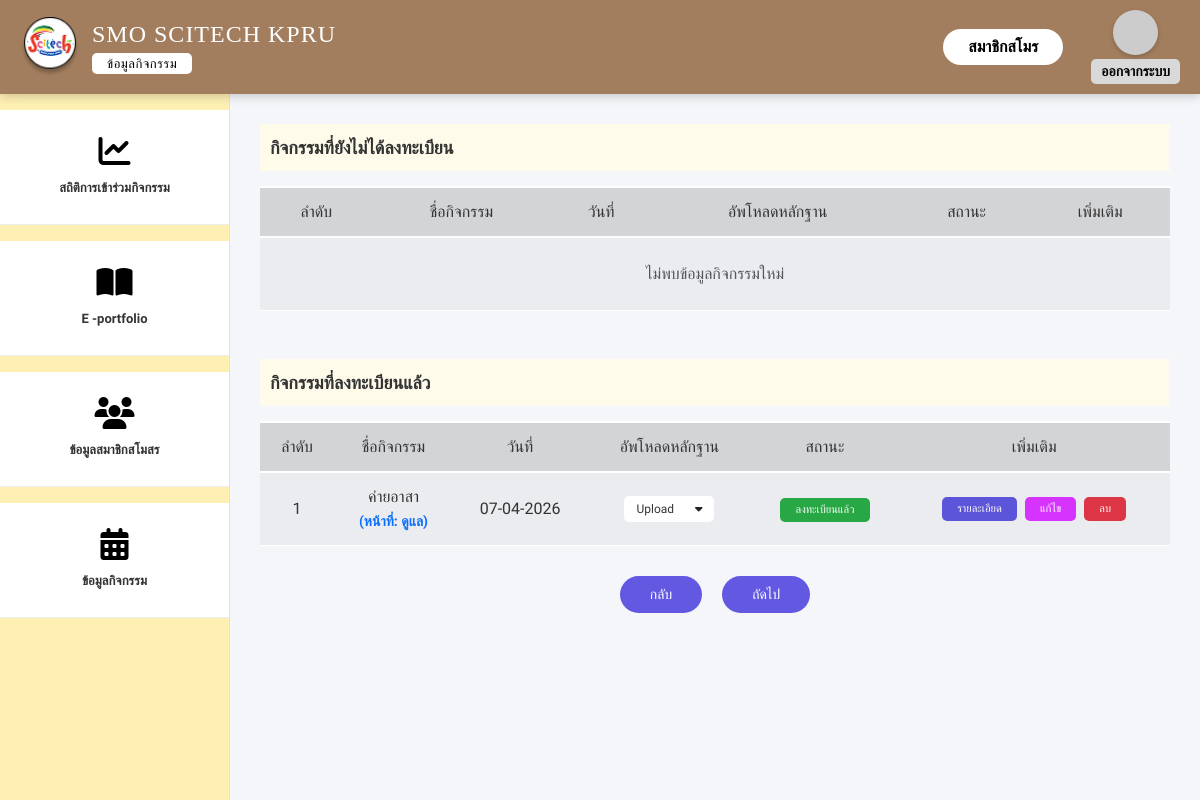
The app's page /activity.php (signed in), older data.
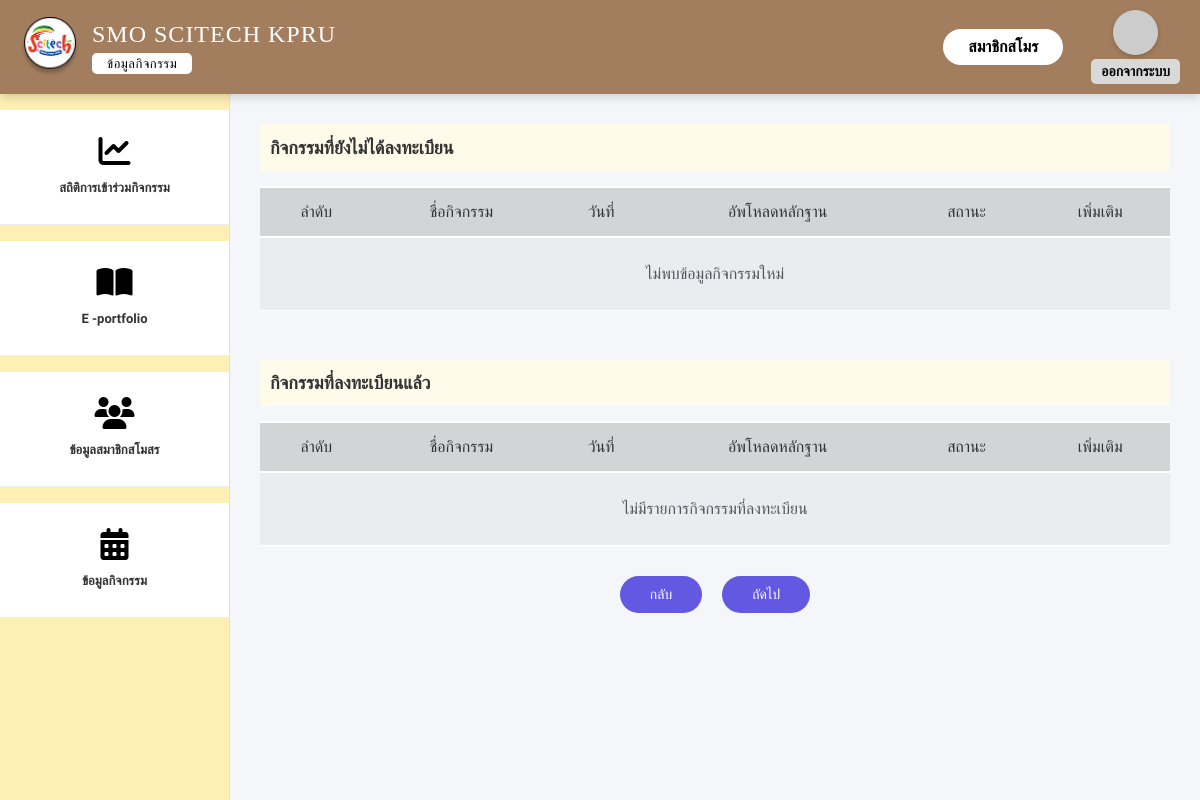
The same page, newer data.
### tables this page shows
CREATE TABLE `activity_registrations` (
  `registration_id` int(11) NOT NULL,
  `user_id` int(11) NOT NULL,
  `activity_id` int(11) NOT NULL,
  `task_id` int(11) DEFAULT NULL COMMENT 'หน้าที่ที่เลือก (ถ้ามี)',
  `registration_status` enum('pending','approved','rejected','cancelled') NOT NULL DEFAULT 'pending',
  `participation_status` enum('waiting','passed','not_passed') DEFAULT 'waiting' COMMENT 'สถานะผลการเข้าร่วม (ผ่าน/ไม่ผ่าน) ตามข้อ 5.4',
  `registered_at` timestamp NOT NULL DEFAULT current_timestamp()
);

CREATE TABLE `activities` (
  `activity_id` int(11) NOT NULL,
  `title` varchar(255) NOT NULL,
  `description` text DEFAULT NULL,
  `location` varchar(255) DEFAULT NULL,
  `start_date` datetime NOT NULL,
  `end_date` datetime NOT NULL,
  `hours_count` int(11) DEFAULT 0 COMMENT 'จำนวนชั่วโมงกิจกรรม (สำหรับ Transcript กยศ.)',
  `cover_image` varchar(255) DEFAULT NULL,
  `status` enum('open','closed','completed') NOT NULL DEFAULT 'open',
  `created_by` int(11) NOT NULL COMMENT 'Link to users.user_id (ผู้สร้างกิจกรรม)',
  `created_at` timestamp NOT NULL DEFAULT current_timestamp(),
  `updated_at` timestamp NOT NULL DEFAULT current_timestamp() ON UPDATE current_timestamp(),
  `allowed_year_level` text DEFAULT NULL COMMENT 'ชั้นปีที่อนุญาตให้เข้าร่วม',
  `allowed_academic_year` text DEFAULT NULL COMMENT 'ปีการศึกษาที่อนุญาต',
  `allowed_department` text DEFAULT NULL COMMENT 'สาขาวิชาที่อนุญาต'
);

CREATE TABLE `activity_tasks` (
  `task_id` int(11) NOT NULL,
  `activity_id` int(11) NOT NULL,
  `task_name` varchar(100) NOT NULL,
  `task_detail` text DEFAULT NULL,
  `capacity` int(11) DEFAULT 0 COMMENT 'จำนวนที่รับสมัครในตำแหน่งนี้'
);

### activity.php (the view, shortened to what the changed rows need)
<?php
include 'db.php';
$user_id = $_SESSION['user_id'];
$user_year_level = $_SESSION['year_level'] ?? '';
$user_academic_year = $_SESSION['academic_year'] ?? '';
$user_department = $_SESSION['department'] ?? '';
$sql = "SELECT a.*,
               ar.registration_id,
               ar.registration_status,
               t.task_name,
               (SELECT SUM(capacity) FROM activity_tasks WHERE activity_id = a.activity_id) as total_capacity,
               (SELECT COUNT(*) FROM activity_registrations WHERE activity_id = a.activity_id AND registration_status != 'cancelled') as current_registrations
        FROM activities a
        LEFT JOIN activity_registrations ar ON a.activity_id = ar.activity_id AND ar.user_id = ?
        LEFT JOIN activity_tasks t ON ar.task_id = t.task_id
        WHERE (a.allowed_year_level IS NULL OR a.allowed_year_level = '' OR a.allowed_year_level LIKE CONCAT('%', ?, '%'))
        AND (a.allowed_academic_year IS NULL OR a.allowed_academic_year = '' OR a.allowed_academic_year LIKE CONCAT('%', ?, '%'))
        AND (a.allowed_department IS NULL OR a.allowed_department = '' OR a.allowed_department LIKE CONCAT('%', ?, '%'))
        ORDER BY a.start_date DESC";
$stmt = $conn->prepare($sql);
$stmt->bind_param("isss", $user_id, $user_year_level, $user_academic_year, $user_department);
$stmt->execute();
$result = $stmt->get_result();
?>
<!DOCTYPE html>
<html lang="th">
<head>
    <link href="https://cdn.jsdelivr.net/npm/bootstrap@5.3.0/dist/css/bootstrap.min.css" rel="stylesheet">
    <link href="https://cdnjs.cloudflare.com/ajax/libs/font-awesome/6.4.0/css/all.min.css" rel="stylesheet">
</head>
<body>
    <div class="wrapper">
        <div class="main-wrapper">
            <main class="content-area">
                <?php
                $registered_activities = [];
                $unregistered_activities = [];
                if ($result && $result->num_rows > 0) {
                    while ($row = $result->fetch_assoc()) {
                        if (!empty($row['registration_id'])) {
                            $registered_activities[] = $row;
                        } else {
                            $unregistered_activities[] = $row;
                        }
                    }
                }
                ?>
                <div class="table-container-box mb-5">
                    <div class="table-responsive">
                        <table class="custom-table">
                            <thead>
                                <tr>
                                    <th>ลำดับ</th>
                                    <th>ชื่อกิจกรรม</th>
                                    <th>วันที่</th>
                                    <th>อัพโหลดหลักฐาน</th>
                                    <th>สถานะ</th>
                                    <th>เพิ่มเติม</th>
                                </tr>
                            </thead>
                        </table>
                    </div>
                </div>
                <div class="table-container-box">
                    <div class="table-responsive">
                        <table class="custom-table">
                            <thead>
                                <tr>
                                    <th>ลำดับ</th>
                                    <th>ชื่อกิจกรรม</th>
                                    <th>วันที่</th>
                                    <th>อัพโหลดหลักฐาน</th>
                                    <th>สถานะ</th>
                                    <th>เพิ่มเติม</th>
                                </tr>
                            </thead>
                            <tbody>
                                <?php if (!empty($registered_activities)): $i = 1; ?>
                                    <?php foreach ($registered_activities as $row):
                                        $date_display = date('d-m-Y', strtotime($row['start_date']));
                                        if ($row['registration_status'] == 'pending') {
                                            $status_class = 'status-badge-yellow';
                                            $status_text = 'รอการอนุมัติ';
                                        } elseif ($row['registration_status'] == 'approved') {
                                            $status_class = 'status-badge-green';
                                            $status_text = 'ลงทะเบียนแล้ว';
                                        } else {
                                            $status_class = 'status-badge-gray';
                                            $status_text = ucfirst($row['registration_status']);
                                        }
                                    ?>
                                    <tr>
                                        <td><?php echo $i++; ?></td>
                                        <td>
                                            <?php echo htmlspecialchars($row['title']); ?>
                                            <?php if(!empty($row['task_name'])): ?>
                                                <br><small class="text-primary fw-bold">(หน้าที่: <?php echo htmlspecialchars($row['task_name']); ?>)</small>
                                            <?php endif; ?>
                                        </td>
                                        <td><?php echo $date_display; ?></td>
                                        <td>
                                            <a href="upload_evidence.php?reg_id=<?php echo $row['registration_id']; ?>"
                                                class="btn-upload-custom">
                                                Upload <i class="fas fa-caret-down text-dark"></i>
                                            </a>
                                        </td>
                                        <td>
                                            <span class="<?php echo $status_class; ?>"><?php echo $status_text; ?></span>
                                        </td>
                                        <td>
                                            <div class="d-flex justify-content-center gap-2">
                                                <a href="participate_activity.php?id=<?php echo $row['activity_id']; ?>"
                                                    class="btn-action-detail">รายละเอียด</a>
                                                <a href="upload_evidence.php?reg_id=<?php echo $row['registration_id']; ?>&edit=1"
                                                    class="btn-action-edit">แก้ไข</a>
                                                <button type="button" class="btn-action-delete"
                                                    onclick="showDeleteModal(<?php echo $row['registration_id']; ?>)">ลบ</button>
                                            </div>
                                        </td>
                                    </tr>
                                    <?php endforeach; ?>
                                <?php else: ?>
                                <tr>
                                    <td colspan="6" class="text-center py-4 text-muted">ไม่มีรายการกิจกรรมที่ลงทะเบียน</td>
                                </tr>
                                <?php endif; ?>
                            </tbody>
                        </table>
                    </div>
                </div>
            </main>
        </div>
    </div>
</body>
</html>

Row changes from the older to the newer data that the page shows:
removed activity_registrations: activity.title "ค่ายอาสา", task.task_name "ดูแล", activity.start_date "07-04-2026", registration_status "ลงทะเบียนแล้ว"
Text that changed along with them:
text now shown: "ไม่มีรายการกิจกรรมที่ลงทะเบียน"
